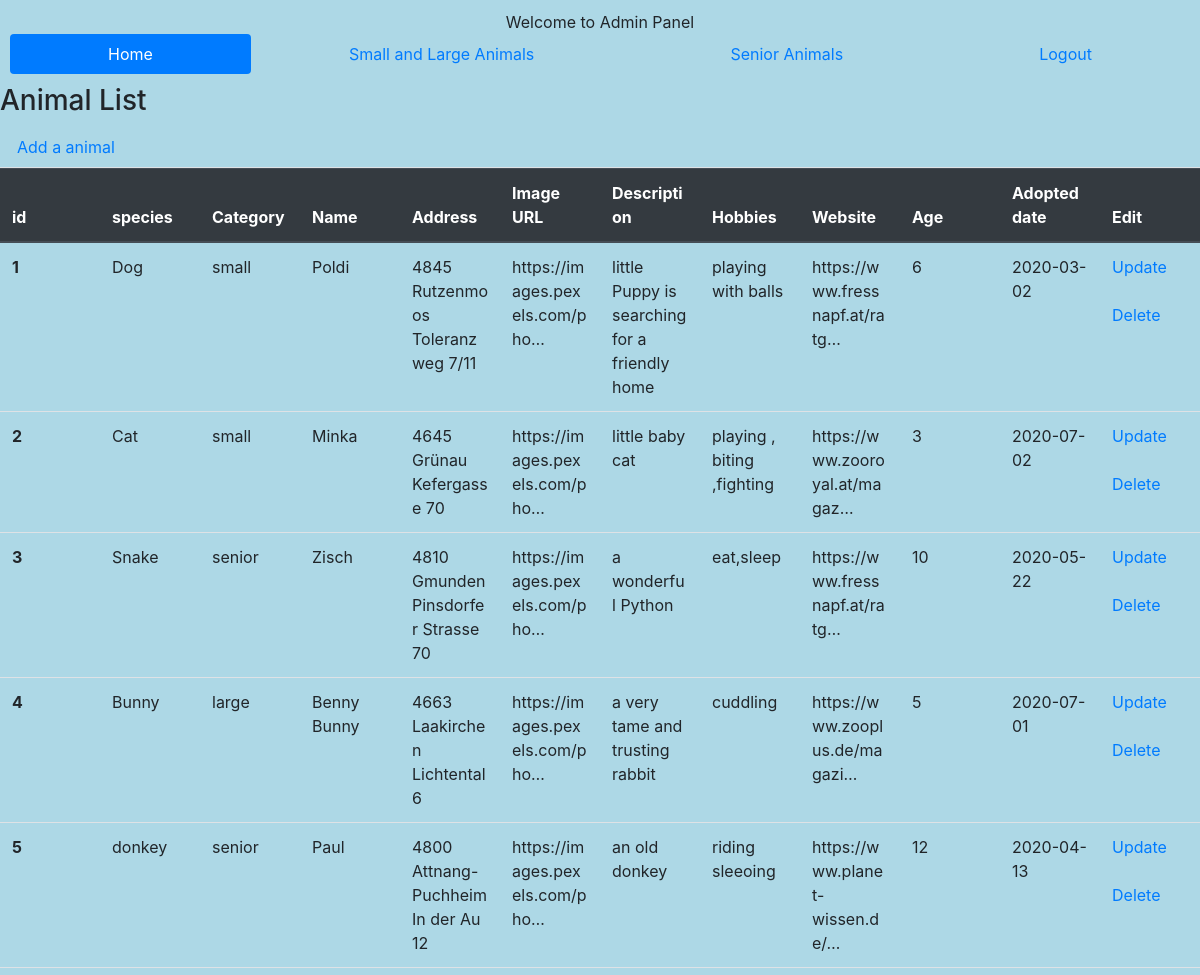
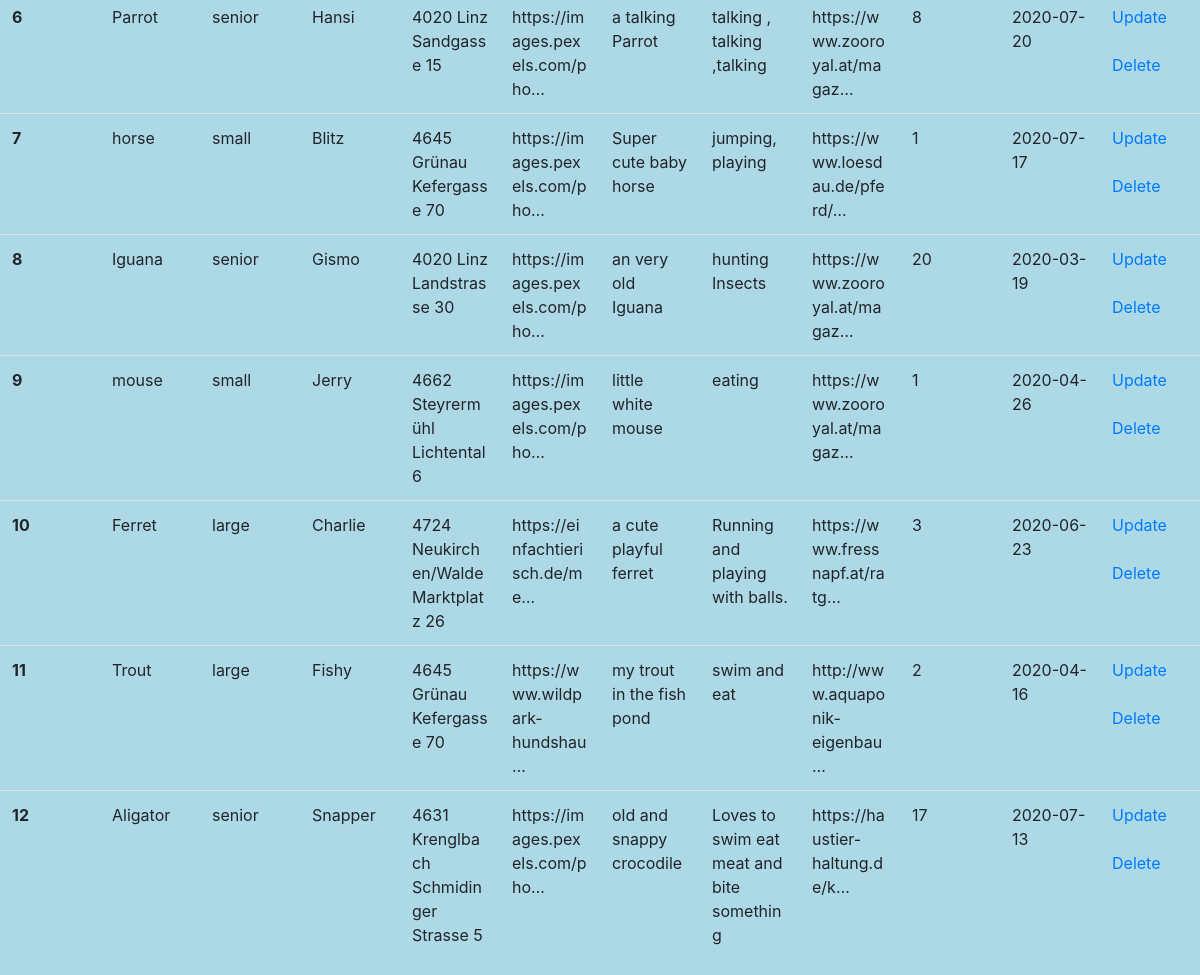
The page /admin.php (signed in) on the database its author committed (2 pictures, top to bottom).
### tables this page shows
CREATE TABLE `animals` (
  `id` int(20) NOT NULL,
  `species` varchar(20) DEFAULT NULL,
  `category` varchar(20) DEFAULT NULL,
  `name` varchar(50) DEFAULT NULL,
  `zipcode` int(20) DEFAULT NULL,
  `city` varchar(20) DEFAULT NULL,
  `address` varchar(50) DEFAULT NULL,
  `image` varchar(255) DEFAULT NULL,
  `description` varchar(255) DEFAULT NULL,
  `hobbies` varchar(255) DEFAULT NULL,
  `website` varchar(255) DEFAULT NULL,
  `age` int(20) DEFAULT NULL,
  `available_date` date DEFAULT NULL
);

### admin.php (the view, shortened to what this page needs)
<!DOCTYPE html>
<html>
<head>
	<link rel="stylesheet" href="https://stackpath.bootstrapcdn.com/bootstrap/4.4.1/css/bootstrap.min.css">
</head>
<body>
	<header>
     Welcome to Admin Panel
		<nav class="nav nav-pills flex-column flex-sm-row">
			<a class="flex-sm-fill text-sm-center nav-link active" href="home.php">Home</a>
			<a class="flex-sm-fill text-sm-center nav-link" href="general.php">Small and Large Animals</a>
			<a class="flex-sm-fill text-sm-center nav-link" href="senior.php">Senior Animals</a>
			<a class="flex-sm-fill text-sm-center nav-link " href="logout.php?logout" >Logout</a>
		</nav>
	</header>
	<h3>Animal List</h3>
   <ul class="nav nav-tabs">
    <li class="nav-item">
    <a class="nav-link" href="create.php">Add a animal</a>
    </li>
  </ul>
<div class="table-responsive-xl">
   <table class="table">
  <thead class="thead-dark">
    <tr>
      <th scope="col">id</th>
      <th scope="col">species</th>
      <th scope="col">Category</th>
      <th scope="col">Name</th>
      <th scope="col">Address</th>
      <th scope="col">Image URL</th>
      <th scope="col">Description</th>
      <th scope="col">Hobbies</th>
      <th scope="col">Website</th>
      <th scope="col">Age</th>
      <th scope="col">Adopted date</th>
      <th scope="col">Edit</th>
    </tr>
  </thead>
  <tbody>
        <?php
    include ("db_connect.php");
     $sql = "SELECT * FROM animals";
     $result = mysqli_query($conn, $sql);
     if($result->num_rows == 0){
      echo "No result";
     }else{
      $rows = $result->fetch_all(MYSQLI_ASSOC);
      foreach($rows as $key => $value){
       echo "<tr><th scope=\"row\">".$value["id"]."</th> <td>".$value["species"] ."</td> <td>".$value["category"] ."</td> <td>" . $value["name"] . "</td> <td> " . $value["zipcode"] . " " . $value["city"]. " " . $value["address"]. "</td> <td> " .mb_strimwidth( $value["image"], 0, 30, '…', 'UTF-8' )."</td> <td> " .$value["description"]. "</td> <td> " . $value["hobbies"]. "</td> <td> " .mb_strimwidth( $value["website"], 0, 30, '…', 'UTF-8' ). "</td> <td> " .$value["age"]. "</td> <td> " .$value["available_date"]."</td><td><a href='update.php?id=".$value["id"]."'>Update</a><br><br><a href='delete.php?id=".$value["id"]."'>Delete</a></td></tr>";
      }
     };
  ?>
  </tbody>
</table>
</div>
</body>
</html>

### admin.php (style rules this page uses)
header { text-align:center; margin: 10px; }
.table { table-layout: fixed; overflow-wrap: break-word; word-wrap: break-word; }
body { background-color:lightblue; }

### rows shown on the page
animals: id "1", species "Dog", category "small", name "Poldi", zipcode "4845", city "Rutzenmoos", address "Toleranzweg 7/11", image "https://images.pexels.com/pho…", description "little Puppy is searching for a friendly home", hobbies "playing with balls", website "https://www.fressnapf.at/ratg…", age "6", available_date "2020-03-02"
animals: id "2", species "Cat", category "small", name "Minka", zipcode "4645", city "Grünau", address "Kefergasse 70", image "https://images.pexels.com/pho…", description "little baby cat", hobbies "playing , biting ,fighting", website "https://www.zooroyal.at/magaz…", age "3", available_date "2020-07-02"
animals: id "3", species "Snake", category "senior", name "Zisch", zipcode "4810", city "Gmunden", address "Pinsdorfer Strasse 70", image "https://images.pexels.com/pho…", description "a wonderful Python", hobbies "eat,sleep", website "https://www.fressnapf.at/ratg…", age "10", available_date "2020-05-22"
animals: id "4", species "Bunny", category "large", name "Benny Bunny", zipcode "4663", city "Laakirchen", address "Lichtental 6", image "https://images.pexels.com/pho…", description "a very tame and trusting rabbit", hobbies "cuddling", website "https://www.zooplus.de/magazi…", age "5", available_date "2020-07-01"
animals: id "5", species "donkey", category "senior", name "Paul", zipcode "4800", city "Attnang-Puchheim", address "In der Au 12", image "https://images.pexels.com/pho…", description "an old donkey", hobbies "riding sleeoing", website "https://www.planet-wissen.de/…", age "12", available_date "2020-04-13"
animals: id "6", species "Parrot", category "senior", name "Hansi", zipcode "4020", city "Linz", address "Sandgasse 15", image "https://images.pexels.com/pho…", description "a talking Parrot", hobbies "talking , talking ,talking", website "https://www.zooroyal.at/magaz…", age "8", available_date "2020-07-20"
animals: id "7", species "horse", category "small", name "Blitz", zipcode "4645", city "Grünau", address "Kefergasse 70", image "https://images.pexels.com/pho…", description "Super cute baby horse", hobbies "jumping, playing", website "https://www.loesdau.de/pferd/…", age "1", available_date "2020-07-17"
animals: id "8", species "Iguana", category "senior", name "Gismo", zipcode "4020", city "Linz", address "Landstrasse 30", image "https://images.pexels.com/pho…", description "an very old Iguana", hobbies "hunting Insects", website "https://www.zooroyal.at/magaz…", age "20", available_date "2020-03-19"
animals: id "9", species "mouse", category "small", name "Jerry", zipcode "4662", city "Steyrermühl", address "Lichtental 6", image "https://images.pexels.com/pho…", description "little white mouse", hobbies "eating", website "https://www.zooroyal.at/magaz…", age "1", available_date "2020-04-26"
animals: id "10", species "Ferret", category "large", name "Charlie", zipcode "4724", city "Neukirchen/Walde", address "Marktplatz 26", image "https://einfachtierisch.de/me…", description "a cute playful ferret", hobbies "Running and playing with balls.", website "https://www.fressnapf.at/ratg…", age "3", available_date "2020-06-23"
animals: id "11", species "Trout", category "large", name "Fishy", zipcode "4645", city "Grünau", address "Kefergasse 70", image "https://www.wildpark-hundshau…", description "my trout in the fish pond", hobbies "swim and eat", website "http://www.aquaponik-eigenbau…", age "2", available_date "2020-04-16"
animals: id "12", species "Aligator", category "senior", name "Snapper", zipcode "4631", city "Krenglbach", address "Schmidinger Strasse 5", image "https://images.pexels.com/pho…", description "old and snappy crocodile", hobbies "Loves to swim eat meat and bite something", website "https://haustier-haltung.de/k…", age "17", available_date "2020-07-13"
